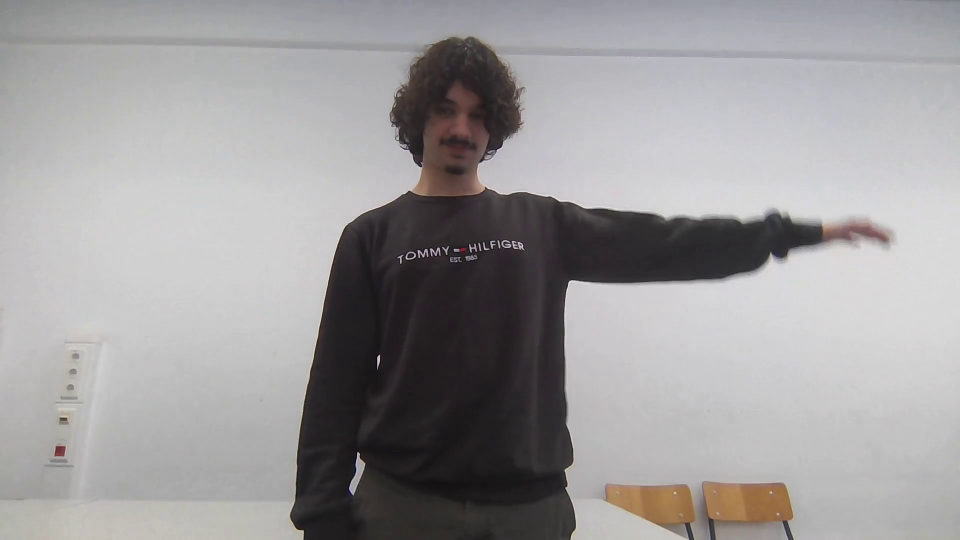
#> input picture frame 17 of video0.avi, 1920 x 1080 px, given in place of the camera (shown at 1/2 size)
$ jupyter execute outrostestes.ipynb   (Python 2 division)
#> lines starting #> are read from the running program, lines starting #| are printed output that depends on the picture; after the words box and inside, x2 and y2 are one past the last pixel; in counts of white or black regions, pixels touching at a corner belong together
[cell 1]
import cv2
import numpy as np

# Codigo de exemplo para extrair uma pessoa do fundo usando contornos e morfologia

# Open webcam
vidBuffer = cv2.VideoCapture(0)
framerate = 60
delayFrame = int(1.0 / framerate * 1000)

while True:
    flag, img = vidBuffer.read()
#> img is the input picture: shape (1080, 1920, 3); mean B, G, R 156.2, 155.3, 157.4
    if not flag:
        break

    img = cv2.flip(img, 1) # Espelhar imagem
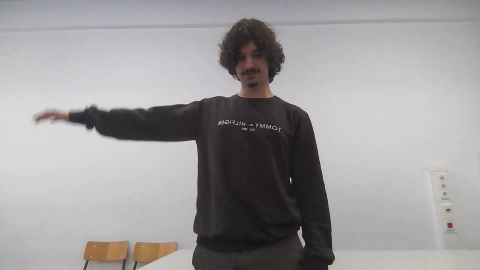
#> img: shape (1080, 1920, 3) (shown at 1/4 size); mean B, G, R 156.2, 155.3, 157.4

    # Convert to grayscale
    gray = cv2.cvtColor(img, cv2.COLOR_BGR2GRAY)

    # Use Otsu threshold for automatic separation
    _, thresh = cv2.threshold(gray, 0, 255, cv2.THRESH_BINARY + cv2.THRESH_OTSU)
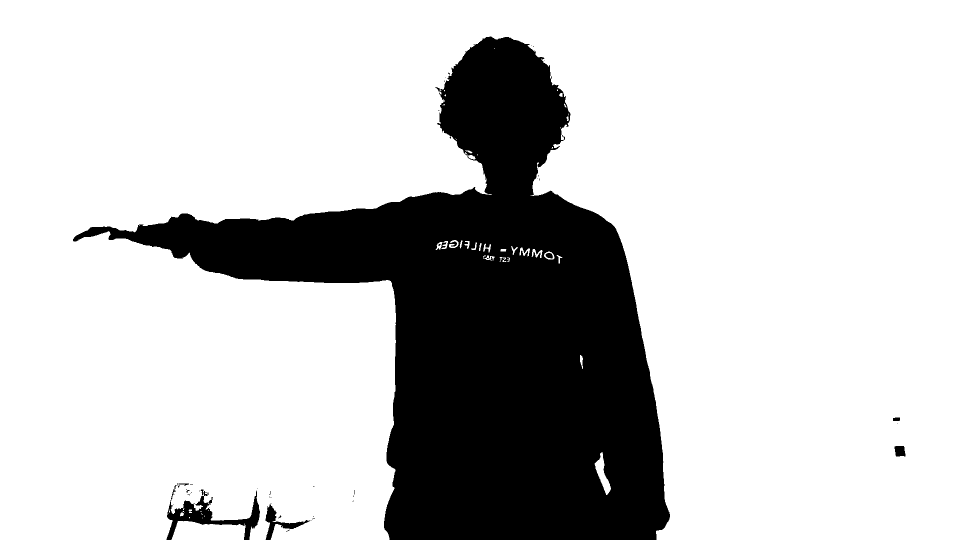
#> thresh: shape (1080, 1920) (shown at 1/2 size); 77.5% white; 51 black regions (43 under 20 px), largest, box (x1, y1, x2, y2) and area: (146, 73, 1340, 1080) 459554, (333, 970, 520, 1080) 5222, (531, 1009, 620, 1080) 1460

    # Morphological operations to clean noise & fill holes
    kernel = np.ones((5, 5), np.uint8)
    thresh = cv2.morphologyEx(thresh, cv2.MORPH_CLOSE, kernel, iterations=2)
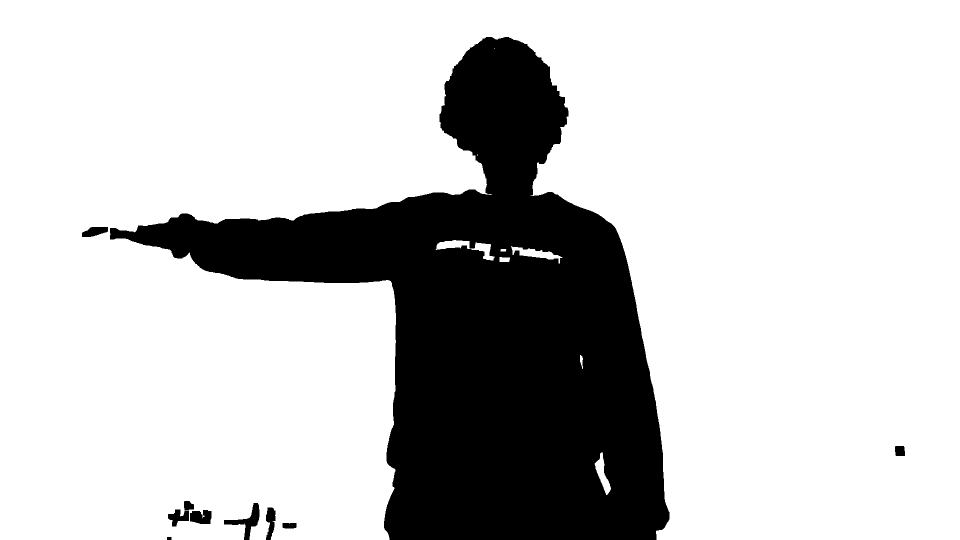
#> thresh: shape (1080, 1920) (shown at 1/2 size); 77.7% white; 10 black regions, largest, box (x1, y1, x2, y2) and area: (220, 74, 1339, 1080) 456072, (448, 1006, 519, 1080) 1553, (380, 1020, 423, 1048) 989
    thresh = cv2.morphologyEx(thresh, cv2.MORPH_OPEN, kernel, iterations=2)
#> thresh: shape (1080, 1920); 77.7% white; 7 black regions

    # Find contours
    contours, _ = cv2.findContours(thresh, cv2.RETR_EXTERNAL, cv2.CHAIN_APPROX_SIMPLE)
#> contours = 6 contours; box (x1, y1, x2, y2) and area: (0, 0, 1920, 1080) 1604981, (1191, 919, 1221, 984) 882, (1039, 498, 1107, 519) 844, (874, 481, 939, 498) 754, (950, 486, 981, 518) 552, (999, 515, 1018, 524) 144

    # Build mask
    mask = np.zeros(img.shape[:2], np.uint8)
    for cnt in contours:
        if cv2.contourArea(cnt) > 5000:  # ignore tiny blobs
            cv2.drawContours(mask, [cnt], -1, 255, thickness=-1)
#> this loop made 6 passes
#> cnt on pass 2: [[999, 515], [999, 523], [1017, 523], [1017, 515]]
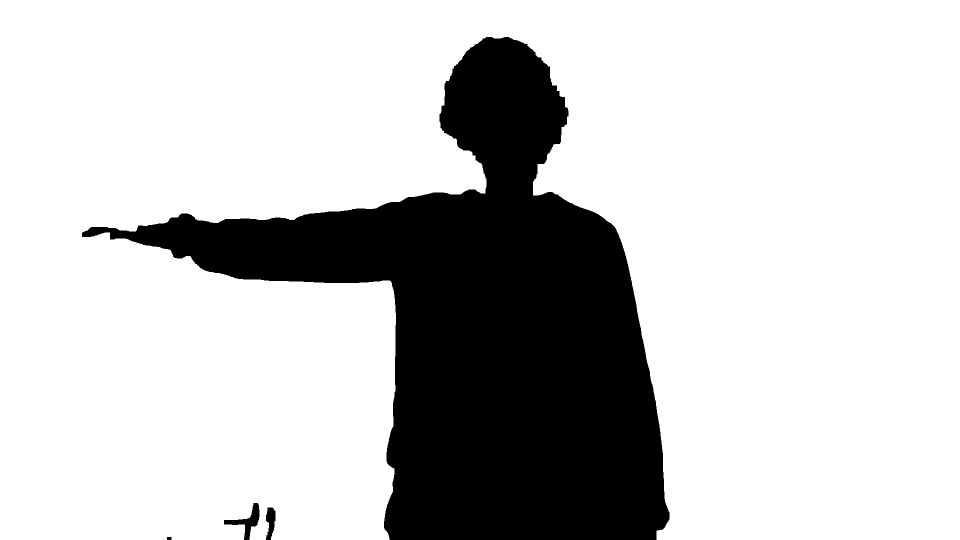
#> mask: shape (1080, 1920) (shown at 1/2 size); 77.6% white; 4 black regions, box (x1, y1, x2, y2) and area: (164, 74, 1339, 1080) 461385, (448, 1006, 519, 1080) 1563, (532, 1015, 551, 1080) 861, (334, 1074, 343, 1080) 54

    mask = cv2.bitwise_not(mask) # Invert mask
#> mask: shape (1080, 1920); 22.4% white; 4 white regions

    contours, _ = cv2.findContours(mask, cv2.RETR_EXTERNAL, cv2.CHAIN_APPROX_SIMPLE) # Calcular contornos na mascara
#> contours = 4 contours; box (x1, y1, x2, y2) and area: (164, 74, 1339, 1080) 459288, (448, 1006, 519, 1080) 1432, (532, 1015, 551, 1080) 782, (334, 1074, 343, 1080) 40


    # Centroide
    cnt = max(contours, key=cv2.contourArea) # Maior contorno vai ser a pessoa
#> cnt = contour of 1228 points, box (x1, y1, x2, y2) (164, 74, 1339, 1080), area 459288
    M = cv2.moments(cnt) # Obter moments
#> M = moments, m00 459288, centre m10/m00, m01/m00 = (972, 655.1)
    # Calcular centroide Cx = M10/M00, Cy = M01/M00
    cx = int(M["m10"] / M["m00"])
#> cx = 972
    cy = int(M["m01"] / M["m00"])
#> cy = 655

    cv2.circle(img, (cx, cy), 5, (0, 0, 255), -1) # Desenhar centroide
#> img: shape (1080, 1920, 3); under 0.01% of pixels changed, all inside (x1, y1, x2, y2) = (967, 650, 978, 661)

    pts = cnt.reshape(-1, 2) # Contorno passa a lista de pontos (x, y)
#> pts = 1228 pairs, first value 164 to 1338, second value 74 to 1079

    # Encontrar ponto mais distante do centroide (mão)
    dx = pts[:, 0] - cx # Lista das distancias de x ao centroide
#> dx = 1228 values, max 366 at index 768, min -808 at index 432, mean -111.4
    dy = pts[:, 1] - cy # Lista das distancias de y ao centroide
#> dy = 1228 values, max 424 at index 745, min -581 at index 0, mean -165.7
    dists = np.hypot(dx, dy) # Lista das distancias euclidianas ao centroide
#> dists = 1228 values, max 830 at index 432, min 180.1 at index 631, mean 442

    max_idx = np.argmax(dists) # Indice do ponto mais distante
#> max_idx = 432
    hand_x, hand_y = pts[max_idx] # Coordenadas do ponto mais distante (mão)
#> hand_x = 164; hand_y = 465
    hand_dist = dists[max_idx] # Distancia até ao ponto mais distante (mão)
#> hand_dist = 830

    x, y, w, h = cv2.boundingRect(cnt) # Obter bounding box do corpo
#> x = 164; y = 74; w = 1175; h = 1006

    # Condições para considerar "braço esticado"
    if hand_dist > 0.3 * w: # Se a distância da mão ao centroide for > 30% da largura do corpo
        # dy[max_idx], dx[max_idx] é o vetor centroide -> mão
        angle_deg = np.degrees(np.arctan2(dy[max_idx], dx[max_idx])) # Obter o angulo em graus
#> angle_deg = -166.8
        # Em OpenCV, 0º é à direita, 90º é para baixo...

        # Para o brazo estar horizontal, o ângulo deve ser próximo de 0º ou 180º
        is_horizontal = (abs(angle_deg) < 30) or (abs(abs(angle_deg) - 180) < 30)
#> is_horizontal = True

        if is_horizontal:
            # Vetores da mão ao centroide normalizados
            ux = dx[max_idx] / hand_dist
#> ux = -0.973
            uy = dy[max_idx] / hand_dist
#> uy = -0.229

            # Ponto "ideal" no meio do braço
            # Ponto da centroide + vetor mão * 0.5 * distância mão-centroide
            target_x = cx + ux * hand_dist * 0.5
#> target_x = 568
            target_y = cy + uy * hand_dist * 0.5
#> target_y = 560

            # Vetores de deslocamento até ao ponto ideal
            diff_tx = pts[:, 0] - target_x
#> diff_tx = 1228 values, max 770 at index 768, min -404 at index 432, mean 292.6
            diff_ty = pts[:, 1] - target_y
#> diff_ty = 1228 values, max 519 at index 745, min -486 at index 0, mean -70.66

            dist_to_target = np.hypot(diff_tx, diff_ty) # Lista das distancias euclidianas ao ponto ideal
#> dist_to_target = 1228 values, max 907.3 at index 754, min 8.06 at index 589, mean 471.6
            mid_idx = np.argmin(dist_to_target) # Obtem o ponto do contorno mais proximo ao ponto ideal
#> mid_idx = 589
            arm_cx, arm_cy = pts[mid_idx] # Coordenadas desse ponto
#> arm_cx = 576; arm_cy = 561

            xs = pts[:, 0] # Todos os valores X do contorno
#> xs = 1228 values, max 1338 at index 768, min 164 at index 432, mean 860.6
            diff_x = xs - arm_cx # Subtrair o X do braço de cada ponto do contorno
#> diff_x = 1228 values, max 762 at index 768, min -412 at index 432, mean 284.6
            abs_diff_x = np.abs(diff_x) # Tirar o valor absoluto das diferenças
#> abs_diff_x = 1228 values, max 762 at index 768, min 0 at index 589, mean 391.1
            mask = abs_diff_x <= 5 # Mascara True para pontos na mesma coluna +-5px
            mesma_coluna = np.where(mask)[0] # Obter os indices dos pontos onde a condição é verdadeira
#> mesma_coluna = [296, 297, 298, 299, 300, 301, 589, 590]

            if len(mesma_coluna) > 0: # Se houver
                sub_pts = pts[mesma_coluna] # Pontos que estão na coluna do braço
#> sub_pts = [[578, 440], [577, 439], [577, 438], [573, 438], [572, 437], [571, 437], [576, 561], [577, 562]]
                top_idx_local = np.argmin(sub_pts[:, 1]) # Obtem o menor Y da lista de pontos
#> top_idx_local = 4
                arm_cx, arm_cy = sub_pts[top_idx_local] # Coordenadas finais
#> arm_cx = 572; arm_cy = 437

            arm_cx, arm_cy = int(arm_cx), int(arm_cy)
            cv2.circle(img, (arm_cx, arm_cy), 7, (255, 0, 0), -1)
#> img: shape (1080, 1920, 3); mean B, G, R 156.2, 155.3, 157.4
            cv2.putText(img, "Braco esticado",
                        (arm_cx + 10, arm_cy - 10),
                        cv2.FONT_HERSHEY_SIMPLEX, 0.5,
                        (255, 0, 0), 1, cv2.LINE_AA)
#> img: shape (1080, 1920, 3); mean B, G, R 156.3, 155.2, 157.4


    cv2.drawContours(img, [cnt], -1, (0, 255, 0), 2)
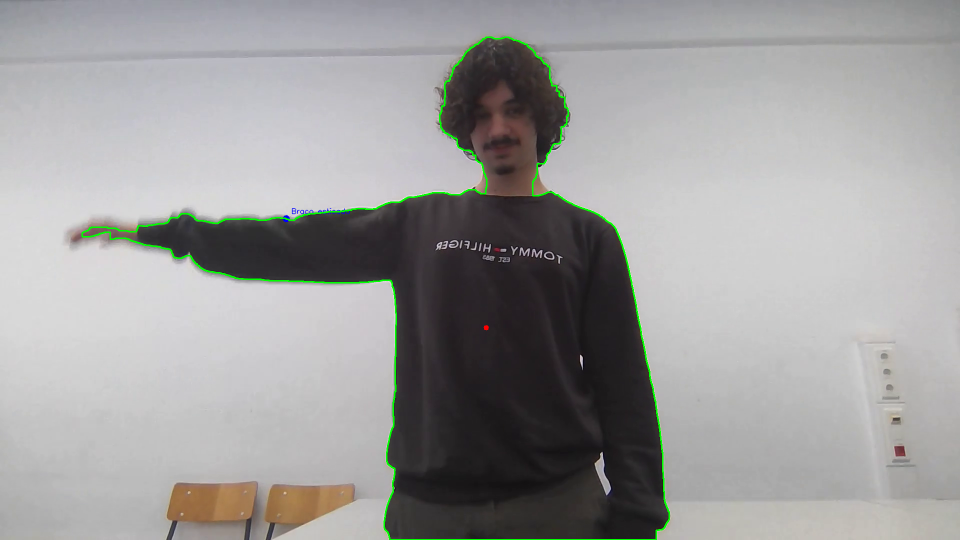
#> img: shape (1080, 1920, 3) (shown at 1/2 size); mean B, G, R 155.7, 156.3, 156.7
    cv2.circle(img, (int(hand_x), int(hand_y)), 5, (0, 255, 255), -1) # Desenhar ponto da mão
#> img: shape (1080, 1920, 3); under 0.01% of pixels changed, all inside (x1, y1, x2, y2) = (159, 460, 170, 471)
    print(hand_x, hand_y)
#| 164 465
    #fg = cv2.bitwise_and(img, img, mask=mask) # Extract person
    cv2.imshow("Person", img)

    key = cv2.waitKey(delayFrame)
#> (key Esc is pressed here)
    if key == 27:  # ESC to exit
        break

vidBuffer.release()
cv2.destroyAllWindows()

[cell 2]
def AugmentedReality(video0, ini, fin):
    # Abre o vídeo original
#> called with video0 = './video0.avi', ini = 0, fin = 10
    original = cv2.VideoCapture(video0)

    # Prepara o vídeo cortado
    cut_name = "cut_video.avi"
    height = int(original.get(cv2.CAP_PROP_FRAME_HEIGHT))
#> height = 1080
    width = int(original.get(cv2.CAP_PROP_FRAME_WIDTH))
#> width = 1920

    # Define o codec e cria o VideoWriter para o vídeo cortado
    videoWriter = cv2.VideoWriter(cut_name, -1, original.get(cv2.CAP_PROP_FPS), (width, height), 0)

    # Cortar o video entre os frames ini e fin
    for i in range(original.get(cv2.CAP_PROP_FRAME_COUNT)):
        ret, frame = original.read()
        if not ret:
            break
        if i >= ini and i <= fin:
            videoWriter.write(frame)
#> this loop made 31 passes
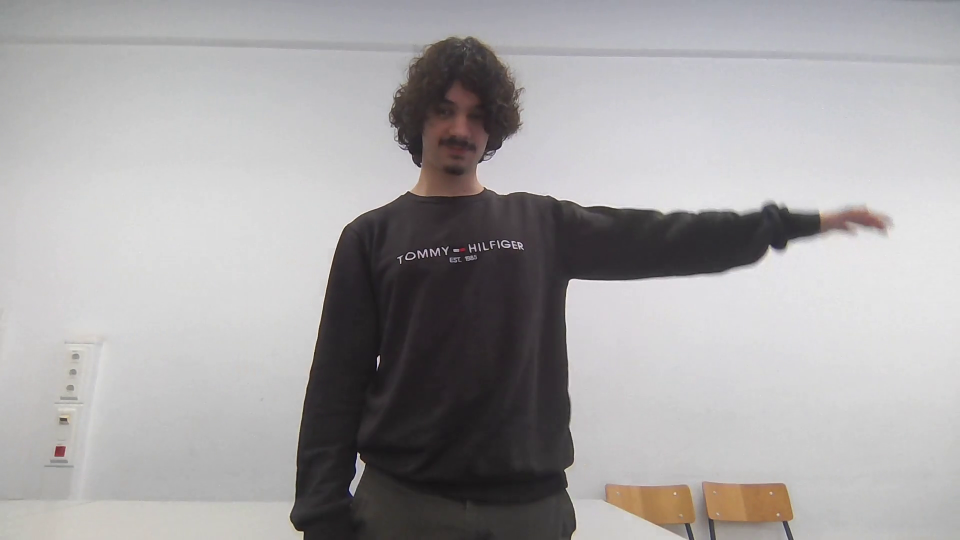
#> input picture frame 18 of video0.avi, 1920 x 1080 px (shown at 1/2 size)
#> after the loop:
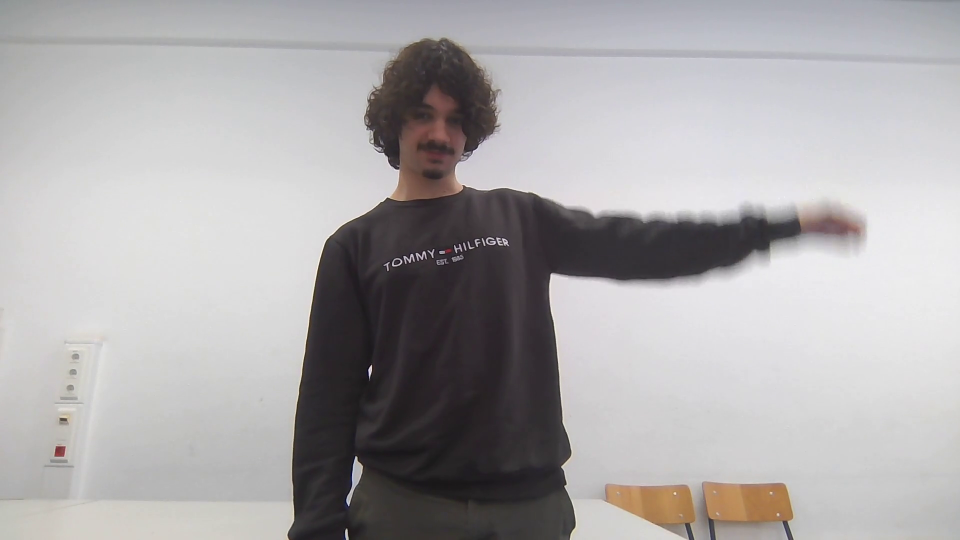
#> frame: shape (1080, 1920, 3) (shown at 1/2 size); mean B, G, R 170.4, 169.3, 171.7
    """
    Common Issues:
    Codec not supported: If the specified codec is not supported by your system, you may see an error message.
    In this case, you can try using a different codec or adjusting the fourcc parameter.
    Insufficient memory: If the video is too large, you may run out of memory. To mitigate this issue, you can try
    reducing the frame rate or using a more efficient codec.
    Incorrect frame rate: If the frame rate is incorrect, you may see a jerky or choppy video. To fix this issue,
    you can adjust the fps parameter or use a different codec.
    """

    # NÃO É PARA USAR HOG, CASCADE OU OUTRAS BLIBLIOTECAS DE DETEÇÃO DE PESSOAS/ROSTOS/OBJETOS

    # Para a deteção e classificação de partes do corpo temos que:
    # extrair o corpo humano do fundo (usando o código acima como base)
    # encontrar o centroide do corpo
    # 2 OPÇÕES:
        # ver a cor de pele e ver a parte em que essa cor está mais a esquerda/direita do centroide
        # ou a partir dos contornos ver o ponto mais à esquerda/direita do centroide (melhor)

    # Com essa informação podemos fazer a agua a voar para o braço OU fazemos uma mini versão de ti aparecer na tua mão

    # Para cada frame do vídeo cortado entre ini e fin:
        # Detectar a pessoa no frame
            # Extrair a região do braço
            # Pôr a aguia/pessoa no braco/mao detetado(a)

    # Salvar o vídeo processado como video1.mp4

    # Retorna uma String com o nome do arquivo de vídeo processado
    return "video1.avi"

video0 = "./video0.avi"
ini = 0 # Frame inicial
fin = 10 # Frame final
video1 = AugmentedReality(video0 ,ini, fin)

$ run again, starting later in the video
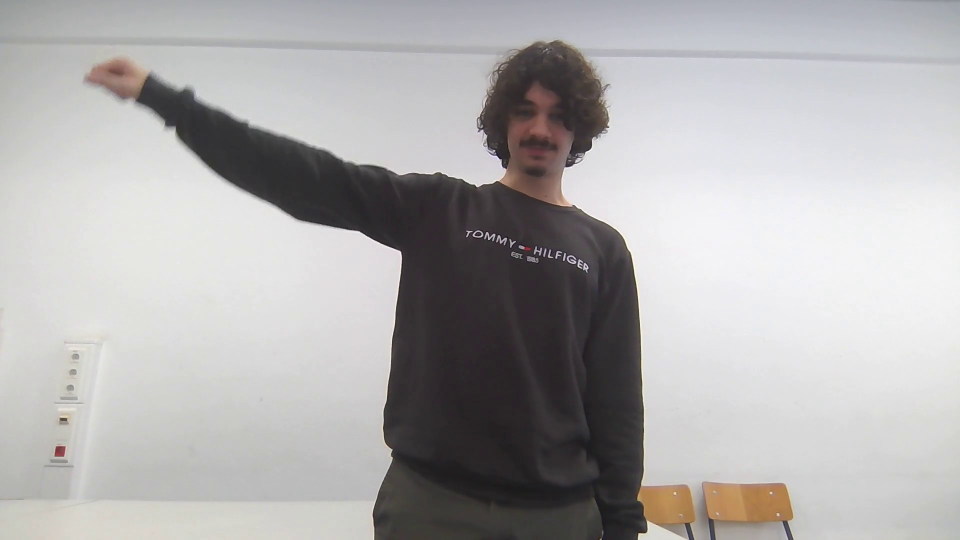
#> input picture frame 78 of video0.avi, 1920 x 1080 px, given in place of the camera (shown at 1/2 size)
#> img is the input picture: shape (1080, 1920, 3); mean B, G, R 174.2, 173.8, 175.7
#> `thresh = cv2.morphologyEx(thresh, cv2.MORPH_CLOSE, kernel, iterations=2)`:
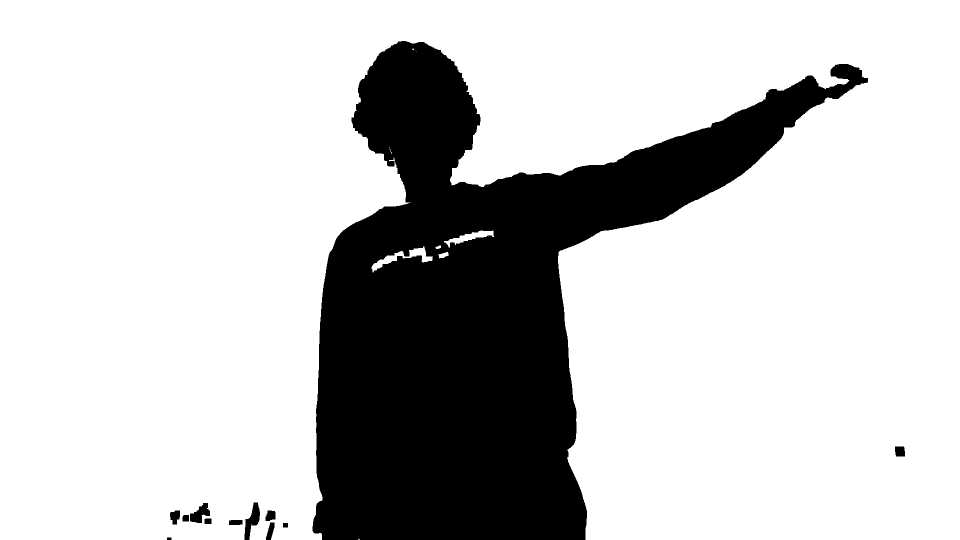
#> thresh: shape (1080, 1920) (shown at 1/2 size); 77.4% white; 12 black regions, largest, box (x1, y1, x2, y2) and area: (625, 82, 1736, 1080) 464138, (489, 1005, 520, 1080) 1127, (380, 1006, 420, 1046) 889
#> `contours, _ = cv2.findContours(thresh, cv2.RETR_EXTERNAL, cv2.CHAIN_AP..`: contours = 5 contours; box (x1, y1, x2, y2) and area: (0, 0, 1920, 1080) 1599170, (906, 462, 987, 487) 854, (745, 511, 794, 540) 584, (819, 496, 851, 513) 416, (844, 513, 864, 524) 174
#> the loop `for cnt in contours:` made 5 passes
#> `contours, _ = cv2.findContours(mask, cv2.RETR_EXTERNAL, cv2.CHAIN_APPR..`: contours = 4 contours; box (x1, y1, x2, y2) and area: (625, 82, 1736, 1080) 465134, (458, 1005, 520, 1080) 1328, (531, 1021, 551, 1080) 695, (334, 1075, 343, 1080) 32
#> cnt = contour of 1513 points, box (x1, y1, x2, y2) (625, 82, 1736, 1080), area 465134
#> M = moments, m00 465133.5, centre m10/m00, m01/m00 = (960.2, 622.3)
#> cx = 960
#> cy = 622
#> pts = 1513 pairs, first value 625 to 1735, second value 82 to 1079
#> dx = 1513 values, max 775 at index 923, min -335 at index 376, mean 181.5
#> dy = 1513 values, max 457 at index 388, min -540 at index 0, mean -228.4
#> dists = 1513 values, max 904.3 at index 924, min 165.4 at index 541, mean 473.3
#> max_idx = 924
#> hand_x = 1735; hand_y = 156
#> hand_dist = 904.3
#> x = 625; y = 82; w = 1111; h = 998
#> angle_deg = -31.02
#> is_horizontal = False
#| 1735 156
#> height = 1080
#> width = 1920
#> after the loop in AugmentedReality, `for i in range(original.get(cv2.CAP_PROP_FRAME_COUNT)):`:
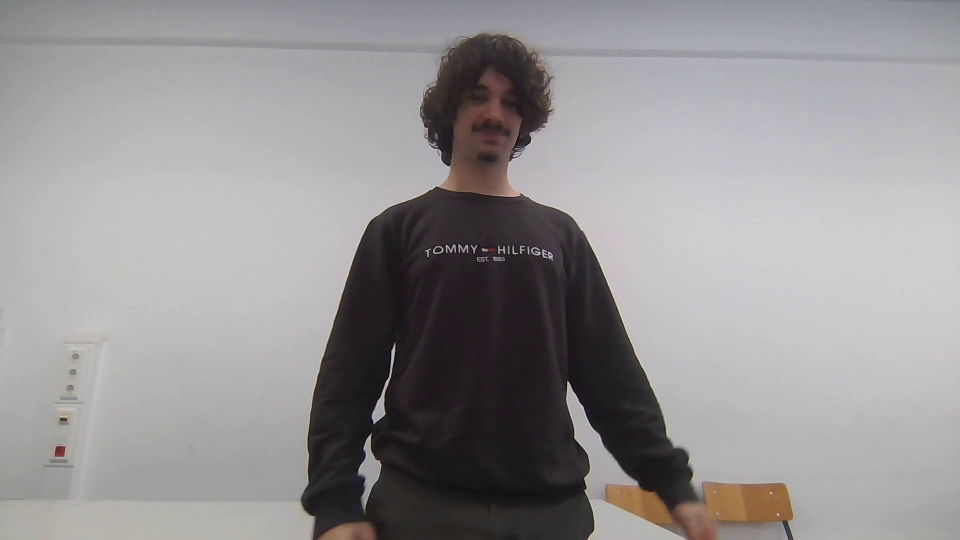
#> frame: shape (1080, 1920, 3) (shown at 1/2 size); mean B, G, R 148.9, 147.5, 149.9
